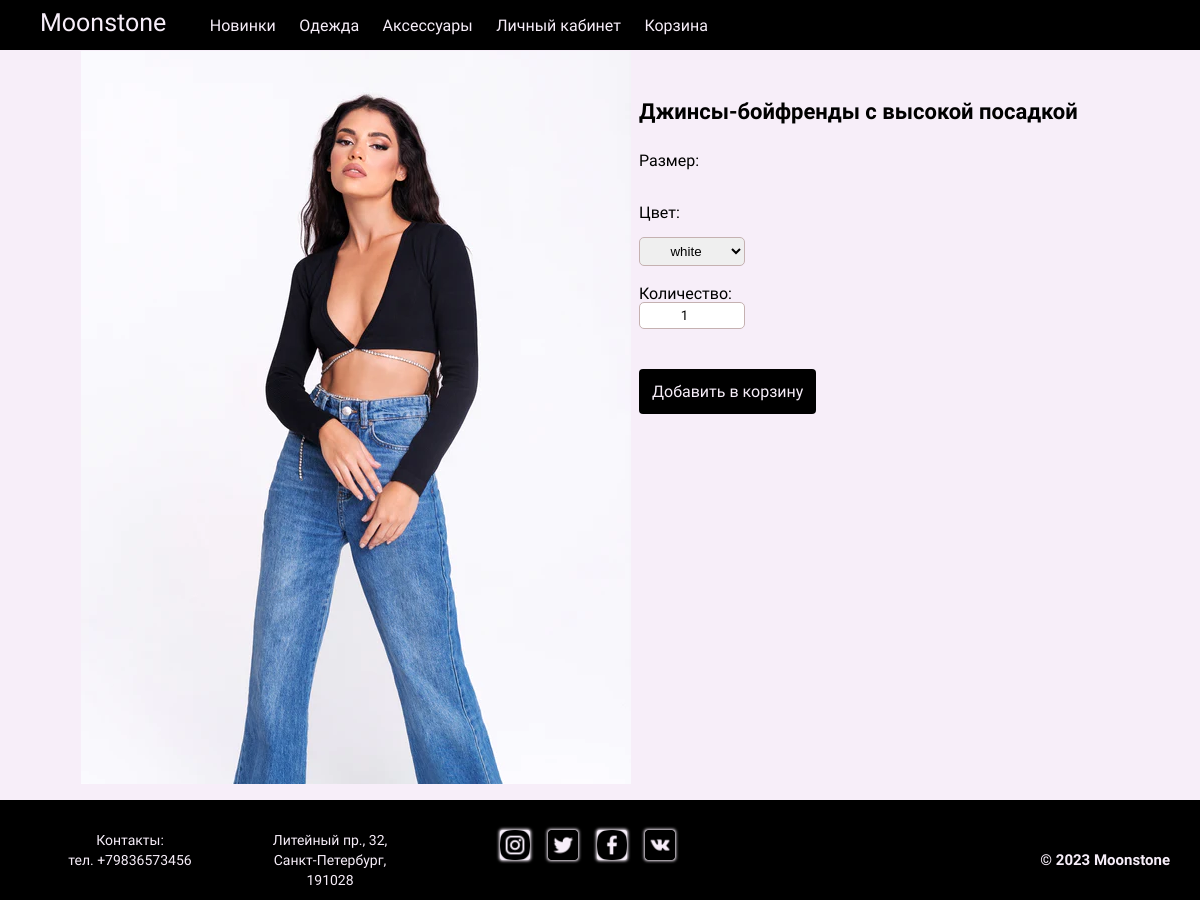
/product/1/, run on an earlier commit of the app's database.
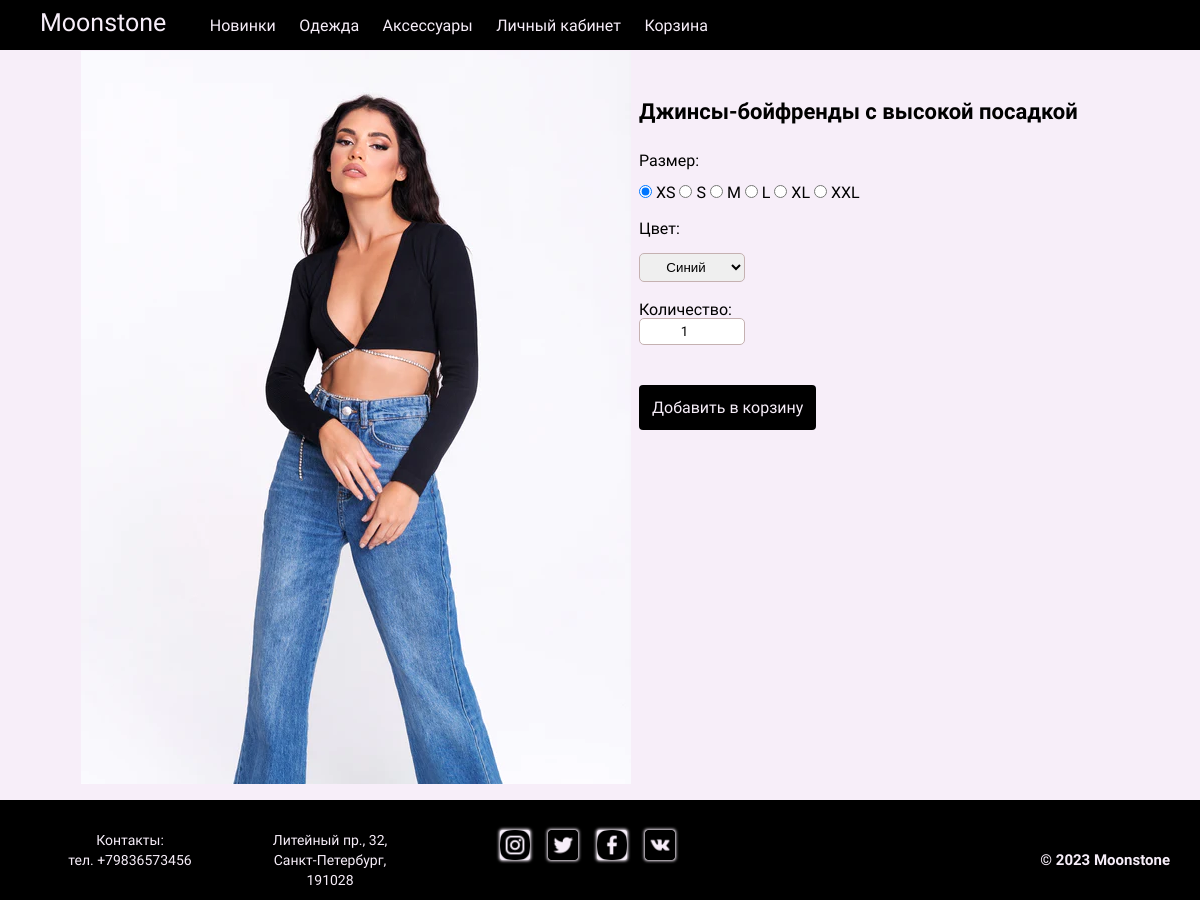
And on a later commit of the database.
### shop/models.py (models this page shows, shortened)
class Product(models.Model):
    name = models.CharField(max_length=255)
    description = models.TextField()
    price = models.DecimalField(max_digits=10, decimal_places=2)
    image = models.ImageField(upload_to='product_images', storage=fs)
    color = models.CharField(max_length=50, default='Белый', null=True)
    size = models.CharField(max_length=20, default='One',null=True)

### shop/views.py (the view)
# urls.py: path('product/<int:id>/', views.product_detail, name='product_detail'),
def product_detail(request, id):
    product = get_object_or_404(Product, id=id)
    colors = product.color.split(',') if product.color else []
    sizes = product.size.split(',') if product.size else []
    return render(request, 'shop/product_detail.html', {'product': product, 'colors': colors, 'sizes': sizes})

### templates/shop/product_detail.html (shortened to what this page needs)
{% extends 'shop/base.html' %}
{% block content %}
<main class="main">
  <div class="detail__body">
    <div class="detail__row">
      <div class="detail">
        <div class="detail__image">
          <img src="{{ product.image.url }}" alt="{{ product.name }}">
        </div>
      </div>
      <div class="detail">
        <div class="detail__name">
          <h1>{{ product.name }}</h1>
          <form method="post" action="{% url 'shop:cart_add' product.id %}">
            <div class="detail__form">
              <label>Размер:</label><br><br>
              {% for size in sizes %}
                <label>
                  <input class="detail__form__size" type="radio" name="size" value="{{ size }}" {% if forloop.first %}checked{% endif %}>
                  {{ size }}
                </label>
              {% endfor %}
            </div>
            <div class="detail__form">
              <label for="id_color">Цвет:</label><br><br>
              <select name="color" id="id_color">
                {% for color in colors %}
                  <option value="{{ color }}" {% if forloop.first %}selected{% endif %}>{{ color }}</option>
                {% endfor %}
              </select>
            </div>
            <div class="detail__form">
              <label for="id_quantity">Количество:</label><br>
              <input type="number" name="quantity" id="id_quantity" value="1" min="1" max="10" step="1">
            </div>
            <button type="submit" class="btn btn-primary add-to-cart-btn">Добавить в корзину</button>
          </form>
        </div>
      </div>
    </div>
  </div>
</main>
{% endblock %}

What changed in the data, as far as the page shows it:
changed Product "Джинсы-бойфренды с высокой посадкой": color "white" → (not shown)
Also different on the page:
form field color: (not shown) → "Синий"
new list line: "☑ XS XS"
new list line: "☐ S S"
new list line: "☐ M M"
new list line: "☐ L L"
new list line: "☐ XL XL"
new list line: "☐ XXL XXL"
